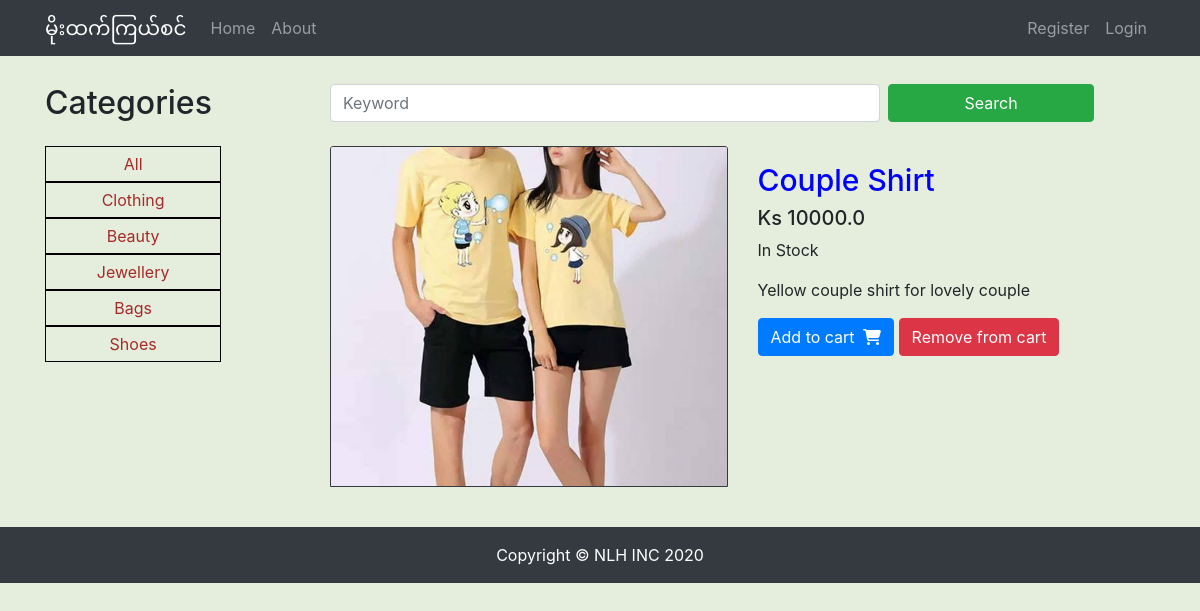
/item/couple-shirt/, run on the app's committed database.
### core/models.py (models this page shows, shortened)
class Item(models.Model):
    name = models.CharField(max_length=200)
    price = models.FloatField()
    category = models.CharField(choices=CategoryChoice.choices, max_length=20)
    gender = models.CharField(
        choices=GenderChoice.choices,
        max_length=20,
        default='both',
        null=True
    )
    stock = models.IntegerField()
    description = models.TextField()
    image = ResizedImageField(
        size=[700, 600],
        quality=99,
        crop=['middle', 'center'],
        upload_to='images'
    )
    slug = models.SlugField(null=False, unique=True)
    rating = models.CharField(
        choices=RatingChoice.choices,
        max_length=20,
        null=True
    )
    def get_absolute_url(self):
        return reverse("core:item", kwargs={
            'slug': self.slug
        })
    def check_stock(self):
        if self.stock > 0:
            isInStock = 'In Stock'
        else:
            isInStock = 'Out Of Stock'
        return isInStock
    def get_add_to_cart_url(self):
        return reverse("core:add-to-cart", kwargs={
            'slug': self.slug
        })
    def get_remove_from_cart_url(self):
        return reverse("core:remove-from-cart", kwargs={
            'slug': self.slug
        })

### core/views.py (the view)
# urls.py: path('item/<slug>/', ItemView.as_view(), name='item'),
class ItemView(DetailView):
    model = Item
    template_name = "item.html"
    def get_context_data(self, **kwargs):
        context = super().get_context_data(**kwargs)
        context['categories'] = CategoryChoice.values
        return context

### core/templates/item.html
{% extends 'base.html' %}
{% load static %}
{% block content %}
<div class="row">
  <div class="col-lg-3">
    <h2 class="my-4">Categories</h2>
    <div class="nav col-lg-9">
      <a href="{% url 'core:home' %}" class="my-cat-nav col-lg-12 col-md-2 col-sm-12">All</a>
      {% for cat in categories %}
      <a href="{% url 'core:homeByCategory' category=cat %}" class="my-cat-nav col-lg-12 col-md-2 col-sm-12">{{cat}}</a>
      {% endfor %}
    </div>
  </div>
  <div class="col-lg-9">
    <form class="form-inline mt-4 my-2">
      <input class="form-control mr-sm-2 col-lg-8 col-md-8 col-sm-8 col-8" type="search" placeholder="Keyword"
        aria-label="Search">
      <button class="btn btn-success my-2 my-sm-0 col-lg-3 col-md-3 col-sm-3 col-3" type="submit">Search</button>
    </form>
    <div class="row my-4">
      <div class="col-lg-6">
        <a href="{{ object.get_absolute_url }}"><img class="card-img-top border border-dark"
            src="{{ object.image.url }}" alt="No Image"></a>
      </div>
      <div class="col-lg-6 mt-3">
        <h5 style="font-size: 30px; color: blue">{{ item.name }}</h5>
        <h5>Ks {{ object.price }}</h5>
        <p>{{ object.check_stock }}</p>
        <p class="card-text">{{ object.description }} </p>
        <a href="{{ object.get_add_to_cart_url }}" class="btn btn-primary btn-md my-0 p">
          Add to cart
          <i class="fas fa-shopping-cart ml-1"></i>
        </a>
        <a href="{{ object.get_remove_from_cart_url }}" class="btn btn-danger btn-md my-0 p">
          Remove from cart
        </a>
      </div>
    </div>
  </div>
</div>
{% endblock %}

### static/css/mystyle.css (style rules this page uses)
.my-cat-nav { border: 1px solid black; text-align: center; padding: 5px; }
.nav a { color: brown; text-decoration: none !important; }

### data on the page
Item: image (picture), name "Couple Shirt", price "10000.0", check_stock "In Stock", description "Yellow couple shirt for lovely couple"

### other printed values
{{ cat }} "Clothing" "Beauty" "Jewellery" "Bags" "Shoes"
